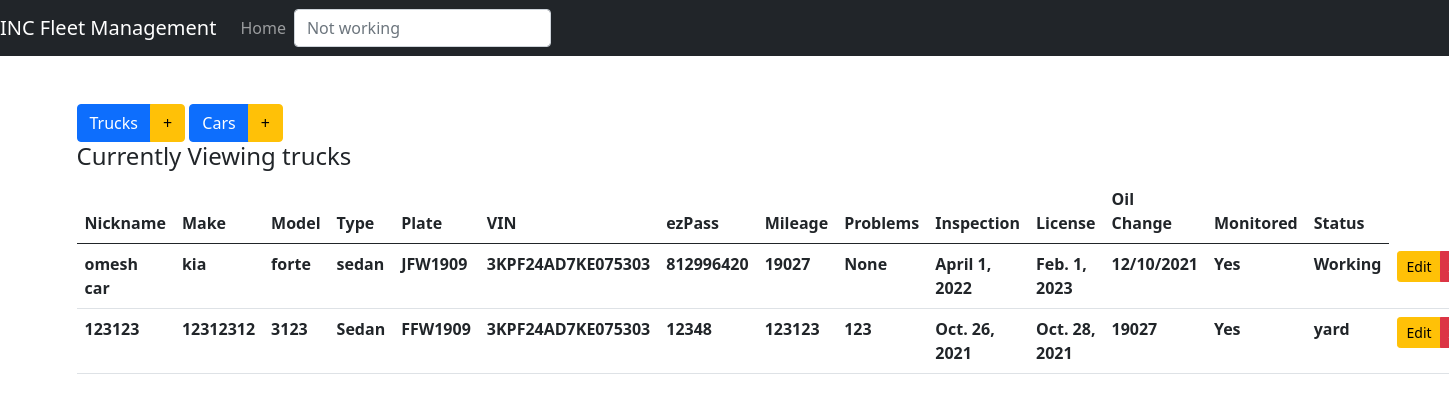
Page /Inventory/displayTrucks on the committed database.
### Inventory/models.py (models this page shows, shortened)
class trucks(models.Model):
    TYPE_CHOICES = (('Sedan', 'Sedan'), ('Pickup', 'Pickup'), ('SUV', 'SUV'))
    MON_CHOICES = (('Yes', 'Yes'), ('No', 'No'))
    nickname = models.CharField(blank=False, null=True, default=None, max_length=80)
    make = models.CharField(blank=False, null=True, default=None, max_length=80)
    model = models.CharField(blank=False, null=True, default=None, max_length=80)
    type = models.CharField(blank=False, null=True, choices=TYPE_CHOICES, default=None, max_length=80)
    plate = models.CharField(blank=False, null=True, default=None, max_length=80)
    vin = models.CharField(blank=False, null=True, default=None, max_length=80)
    ezPass = models.CharField(blank=False, null=True, default=None, max_length=80)
    mileage = models.CharField(blank=False, null=True, default=None, max_length=80)
    reportedProblem = models.CharField(blank=False, null=True, default=None, max_length=80)
    inspection = models.DateField(blank=False, null=True, default=None)
    registration = models.DateField(blank=False, null=True, default=None)
    oilChange = models.CharField(blank=False, null=True, default=None, max_length=80)
    isMonitored = models.CharField(blank=False, null=True, choices=MON_CHOICES, default=None, max_length=80)
    status = models.CharField(blank=False, null=True, default=None, max_length=80)

### Inventory/views.py (the view)
# urls.py: path('displayTrucks', views.displayTrucks, name='displayTrucks'),
def displayTrucks(request):
    items = trucks.objects.all()
    context = {'items': items, 'header': 'trucks'}
    return render(request, 'Inventory/index.html', context)

### Inventory/templates/Inventory/index.html (shortened to what this page needs)
{% extends 'inventory/base.html' %}
{% block body %}
<br>
<div class="btn-group" role="group">
    <a href="{% url 'displayTrucks' %}" class="btn btn-primary btn-md" role="button">Trucks</a>
    <a href="{% url 'addTrucks' %}" class="btn btn-warning btn-md" role="button" >+</a>
</div>
<div class="btn-group">
    <a href="{% url 'displaySmallVehicles' %}" class="btn btn-primary btn-md" role="button">Cars</a>
    <a href="{% url 'addSmallVehicles' %}" class="btn btn-warning btn-md" role="button">+</a>
</div>
<br>
<h4>Currently Viewing {{ header }}</h4>
<table class="table table-hover">
    <thead>
    <tr>
        <th>Nickname</th>
        <th>Make</th>
        <th>Model</th>
        <th>Type</th>
        <th>Plate</th>
        <th>VIN</th>
        <th>ezPass</th>
        <th>Mileage</th>
        <th>Problems</th>
        <th>Inspection</th>
        <th>License</th>
        <th>Oil Change</th>
        <th>Monitored</th>
        <th>Status</th>
    </tr>
    </thead>
    <tbody>
    {% for item in items %}
    <tr>
        <th>{{ item.nickname }}</th>
        <th>{{ item.make }}</th>
        <th>{{ item.model }}</th>
        <th>{{ item.type }}</th>
        <th>{{ item.plate }}</th>
        <th>{{ item.vin }}</th>
        <th>{{ item.ezPass }}</th>
        <th>{{ item.mileage }}</th>
        <th>{{ item.reportedProblem }}</th>
        <th>{{ item.inspection }}</th>
        <th>{{ item.registration }}</th>
        <th>{{ item.oilChange }}</th>
        <th>{{ item.isMonitored }}</th>
        <th>{{ item.status }}</th>
        {% if header|lower == "trucks" %}
        <td>
            <div class="btn-group" role="group">
                <a href="{% url 'editTrucks' item.pk%}" class="btn btn-warning btn-sm" role="button" aria-pressed="true" > Edit</a>
                <a href="{% url 'deleteTrucks' item.pk%}" class="btn btn-danger btn-sm" role="button" aria-pressed="true" > X</a>
            </div>
        </td>
        {% endif %}
    </tr>
    {% endfor %}
    </tbody>
</table>
{% endblock %}

### rows in the picture
trucks: nickname "omesh car", make "kia", model "forte", type "sedan", plate "JFW1909", vin "3KPF24AD7KE075303", ezPass "812996420", mileage "19027", reportedProblem "None", inspection "April 1, 2022", registration "Feb. 1, 2023", oilChange "12/10/2021", isMonitored "Yes", status "Working"
trucks: nickname "123123", make "12312312", model "3123", type "Sedan", plate "FFW1909", vin "3KPF24AD7KE075303", ezPass "12348", mileage "123123", reportedProblem "123", inspection "Oct. 26, 2021", registration "Oct. 28, 2021", oilChange "19027", isMonitored "Yes", status "yard"

### other values in the picture
{{ header }} "trucks"
